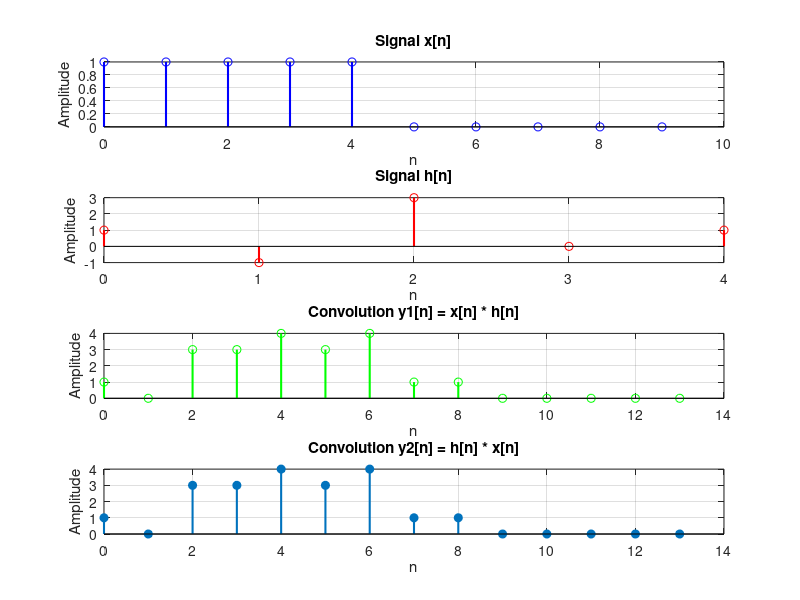

MATLAB code to generate this figure:
x1 = [1, 1, 1, 1, 1, 0, 0, 0, 0, 0]; 
h1 = [1, -1, 3, 0, 1]; 
y1=conv(x1,h1);
y2=conv(h1,x1);
nx = 0:length(x1)-1; 
nh = 0:length(h1)-1; 
ny = 0:length(y1)-1; 
figure;

subplot(4, 1, 1);
stem(nx, x1, 'b', 'LineWidth', 1.5);
title('Signal x[n]');
xlabel('n');
ylabel('Amplitude');
grid on;

subplot(4, 1, 2);
stem(nh, h1, 'r', 'LineWidth', 1.5);
title('Signal h[n]');
xlabel('n');
ylabel('Amplitude');
grid on;

subplot(4, 1, 3);
stem(ny, y1, 'g', 'LineWidth', 1.5);
title('Convolution y1[n] = x[n] * h[n]');
xlabel('n');
ylabel('Amplitude');
grid on;

subplot(4, 1, 4);
stem(ny, y2, 'filled', 'LineWidth', 1.5);
title('Convolution y2[n] = h[n] * x[n]');
xlabel('n');
ylabel('Amplitude');
grid on;